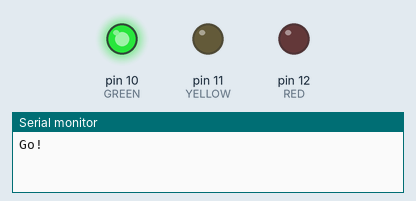
Recording of a sketch running on a simulated Arduino Uno, built with avr-gcc and run on an emulated ATmega328P. Parts: output pins drawn as LEDs (lit = HIGH), the last lines printed to the serial monitor.

Above: at 1.0 s.
At 3.0 s:
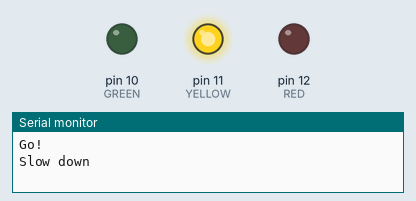
At 5.0 s:
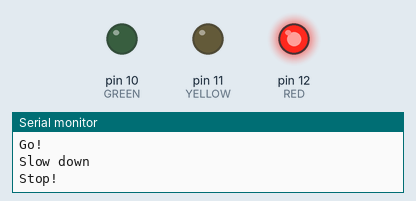
Timing chart, 0 to 7.8 s (numbered marks = the images above):
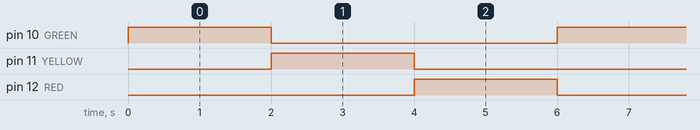

Measured:
- by itself, pin 10 (GREEN), pin 11 (YELLOW), pin 12 (RED): alternates HIGH for 2.0 s and LOW for 4.0 s
- by itself, everything shown: repeats every 6.0 s, in 3 steps

The sketch:

trafficLight.ino
```cpp
// variables
int GREEN = 10;
int YELLOW = 11;
int RED = 12;
int DELAY_GREEN = 2000;
int DELAY_YELLOW = 2000;
int DELAY_RED = 2000;


// basic functions
void setup()
{
  Serial.begin(115200);
  pinMode(GREEN, OUTPUT);
  pinMode(YELLOW, OUTPUT);
  pinMode(RED, OUTPUT);
}

void loop()
{ Serial.println("Go!");
  green_light();
  delay(DELAY_GREEN);
  Serial.println("Slow down");
  yellow_light();
  delay(DELAY_YELLOW);
  Serial.println("Stop!");
  red_light();
  delay(DELAY_RED);
}

void green_light()
{
  digitalWrite(GREEN, HIGH);
  digitalWrite(YELLOW, LOW);
  digitalWrite(RED, LOW);
}

void yellow_light()
{
  digitalWrite(GREEN, LOW);
  digitalWrite(YELLOW, HIGH);
  digitalWrite(RED, LOW);
}

void red_light()
{
  digitalWrite(GREEN, LOW);
  digitalWrite(YELLOW, LOW);
  digitalWrite(RED, HIGH);
}
```
